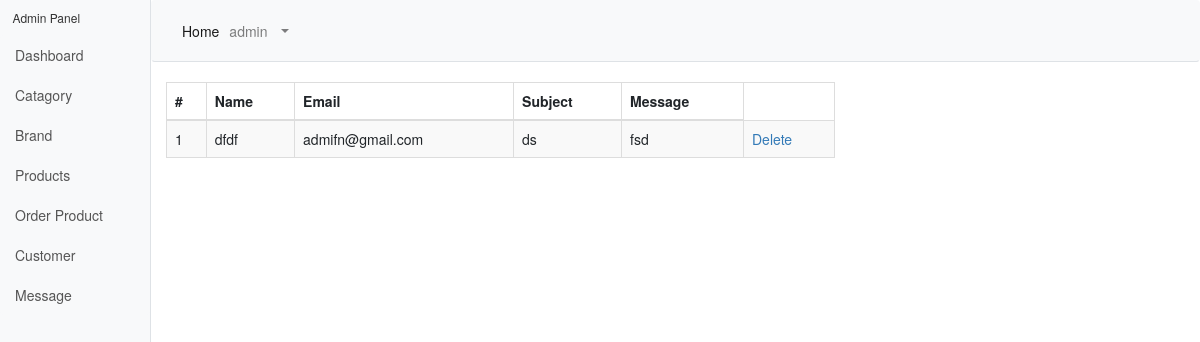
The app's page /admin/message.php (signed in) with its own data.
### tables this page shows
CREATE TABLE `tbl_contact` (
  `con_id` int(11) NOT NULL,
  `firstname` varchar(266) NOT NULL,
  `lastname` varchar(266) NOT NULL,
  `email` varchar(266) NOT NULL,
  `message` text NOT NULL,
  `subject` varchar(266) NOT NULL
);

### classes/Contact.php (called while the page is built, shortened)
<?php
$filepath = realpath(dirname(__FILE__));
 include_once ($filepath.'/../lib/Database.php');
class Contact{
	private $db;
	public function __construct(){
		$this->db = new Database();
	}
	public function getAllQuantity(){
		$query = "SELECT * FROM tbl_contact ORDER BY con_id DESC";
		$result = $this->db->select($query);
		return $result;
	}
}
?>

### lib/Database.php (called while the page is built, shortened)
<?php
Class Database{
	public $host   = DB_HOST;
	public $user   = DB_USER;
	public $pass   = DB_PASS;
	public $dbname = DB_NAME;
	public $link;
	private function connectDB(){
	$this->link = new mysqli($this->host, $this->user, $this->pass, $this->dbname);
 }
	public function select($query){
		$result = $this->link->query($query) or die($this->link->error.__LINE__);
		if($result->num_rows > 0){
			return $result;
		} else {
			return false;
		}
	}
}

### admin/message.php (the view, shortened to what this page needs)
 <?php include 'inc/header.php'; ?>
 <div class="container-fluid">
            <div class="row">
            	<div class="col-md-8">
<table id="datatable" class="table table-striped table-bordered" cellspacing="0" width="100%">
    				<thead>
						<tr>
							<th>#</th>
							<th>Name</th>
							<th>Email</th>
							<th>Subject</th>
							<th>Message</th>
						</tr>
					</thead>
					<tbody>
                      <?php
                $getApd = $cont->getAllQuantity();
                if ($getApd) {
                	$a = 0;
                  while ($result = $getApd->fetch_assoc()) {
                  	$a++;
                ?>
                            <tr>
                            	<td><?php  echo $a; ?></td>
							<td><?php echo $result['firstname'].$result['lastname']; ?></td>
							<td><?php echo $result['email']; ?></td>
							<td><?php echo $result['subject'] ?></td>
              <td><?php echo $result['message']; ?></td>
							<td><a href="?deletemsg=<?php echo $result['con_id']; ?>">Delete</a></td>
						</tr>
					<?php }} ?>
					</tbody>
				</table>
      	</div>
            </div>
      </div>
        </div>
  </div>
    </body>

### records on screen
tbl_contact: firstname "df", lastname "df", email "admifn@gmail.com", subject "ds", message "fsd"

### other values on screen
$_SESSION['adminName'] "admin"
